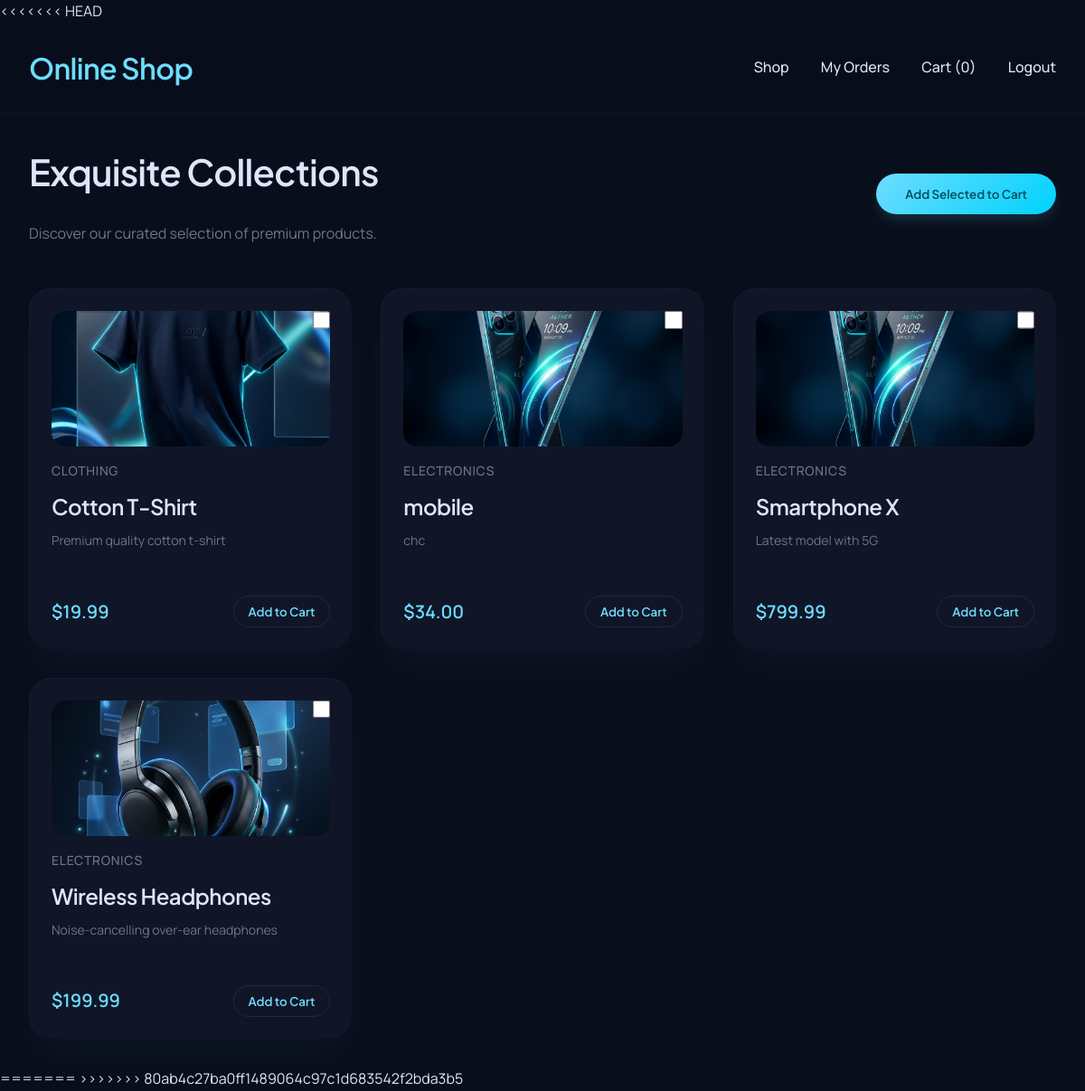
/user/index.php (signed in), run on the app's committed database.
### tables this page shows
CREATE TABLE `products` (
  `id` int(11) NOT NULL AUTO_INCREMENT,
  `name` varchar(100) NOT NULL,
  `description` text DEFAULT NULL,
  `price` decimal(10,2) NOT NULL,
  `stock_quantity` int(11) NOT NULL DEFAULT 0,
  `category_id` int(11) DEFAULT NULL,
  `created_at` timestamp NOT NULL DEFAULT current_timestamp(),
  `is_deleted` tinyint(1) DEFAULT 0,
  PRIMARY KEY (`id`),
  KEY `category_id` (`category_id`),
  KEY `name` (`name`),
  CONSTRAINT `products_ibfk_1` FOREIGN KEY (`category_id`) REFERENCES `categories` (`id`) ON DELETE SET NULL
);

CREATE TABLE `categories` (
  `id` int(11) NOT NULL AUTO_INCREMENT,
  `name` varchar(100) NOT NULL,
  `description` text DEFAULT NULL,
  PRIMARY KEY (`id`)
);

### user/index.php (the view, shortened to what this page needs)
<?php
require_once '../includes/functions.php';
$products = $pdo->query("
    SELECT p.*, c.name as category_name
    FROM products p
    JOIN categories c ON p.category_id = c.id
    WHERE p.stock_quantity > 0
    ORDER BY p.name ASC
")->fetchAll();
?>
<!DOCTYPE html>
<html lang="en">
<head>
    <link rel="stylesheet" href="../assets/css/style.css">
</head>
<body>
<nav>
    <h2 style="margin: 0; color: var(--primary);">Online Shop</h2>
    <div class="nav-links">
        <a href="index.php">Shop</a>
        <a href="orders.php">My Orders</a>
        <a href="cart.php">Cart (<?php echo isset($_SESSION['cart']) ? count($_SESSION['cart']) : 0; ?>)</a>
        <a href="../logout.php">Logout</a>
    </div>
</nav>
<div class="container">
    <form action="cart.php" method="POST">
        <div style="display: flex; justify-content: space-between; align-items: center; margin-bottom: 3rem;">
            <div>
                <h1>Exquisite Collections</h1>
                <p style="color: var(--text-dim);">Discover our curated selection of premium products.</p>
            </div>
            <button type="submit" class="btn btn-primary">Add Selected to Cart</button>
        </div>
        <div class="grid">
            <?php foreach ($products as $p): ?>
            <div class="card" style="padding: 1.5rem; transition: transform 0.3s ease; position: relative;">
                <input type="checkbox" name="product_ids[]" value="<?php echo $p['id']; ?>" style="position: absolute; top: 1.5rem; right: 1.5rem; width: 1.2rem; height: 1.2rem; cursor: pointer; accent-color: var(--primary);">
                <div style="height: 150px; border-radius: 1rem; margin-bottom: 1rem; overflow: hidden; display: flex; align-items: center; justify-content: center;">
                    <?php
                        $img_src = '../assets/img/smartphone.png';
                        $cat = strtolower($p['category_name']);
                        $name = strtolower($p['name']);
                        if (strpos($cat, 'clothing') !== false || strpos($name, 'shirt') !== false) {
                            $img_src = '../assets/img/clothing.png';
                        } elseif (strpos($cat, 'electronic') !== false && strpos($name, 'headphone') === false) {
                            $img_src = '../assets/img/smartphone.png';
                        } elseif (strpos($name, 'headphone') !== false) {
                            $img_src = '../assets/img/headphones.png';
                        }
                    ?>
                    <img src="<?php echo $img_src; ?>" alt="<?php echo htmlspecialchars($p['name']); ?>" style="width: 100%; height: 100%; object-fit: cover;">
                </div>
                <label><?php echo htmlspecialchars($p['category_name']); ?></label>
                <h3 style="margin: 0.5rem 0;"><?php echo htmlspecialchars($p['name']); ?></h3>
                <p style="color: var(--text-dim); font-size: 0.875rem; height: 3rem; overflow: hidden;"><?php echo htmlspecialchars($p['description']); ?></p>
                <div style="display: flex; justify-content: space-between; align-items: center; margin-top: 1.5rem;">
                    <span style="font-size: 1.25rem; font-weight: 600; color: var(--primary);">$<?php echo number_format($p['price'], 2); ?></span>
                    <button type="submit" name="single_product_id" value="<?php echo $p['id']; ?>" class="btn btn-outline" style="padding: 0.5rem 1rem;">Add to Cart</button>
                </div>
            </div>
            <?php endforeach; ?>
        </div>
    </form>
</div>
</body>
</html>

### assets/css/style.css (style rules this page uses)
:root { --background: #090e1c; --on-background: #e1e4fa; --surface: #090e1c; --on-surface: #e1e4fa; --surface-container-low: #0d1323; --surface-container: #13192b; --surface-container-high: #181f33; --surface-container-highest: #1e253b; --primary: #6dddff; --on-primary: #004c5e; --primary-container: #00d2fd; --on-primary-container: #004352; --secondary: #03c1fb; --on-secondary: #00374b; --secondary-container: #006687; --on-secondary-container: #f1f9ff; --error: #ffb4ab; --on-error: #490006; --outline: #707588; --outline-variant: rgba(67, 71, 89, 0.15); --bg-color: var(--background); --text-color: var(--on-background); --text-dim: var(--outline); }
* { margin: 0; padding: 0; box-sizing: border-box; }
body { background-color: var(--background); color: var(--on-background); font-family: 'Manrope', sans-serif; line-height: 1.6; overflow-x: hidden; }
h1, h2, h3, h4, h5, h6 { font-family: 'Plus Jakarta Sans', sans-serif; font-weight: 600; letter-spacing: -0.02em; color: var(--on-surface); }
h1 { font-size: 2.5rem; margin-bottom: 1.5rem; }
h2 { font-size: 2rem; margin-bottom: 1.25rem; }
h3 { font-size: 1.5rem; margin-bottom: 1rem; }
p, label { color: var(--outline); }
.container { max-width: 1200px; margin: 0 auto; padding: 2rem; }
.card { background: rgba(24, 31, 51, 0.5); backdrop-filter: blur(24px); -webkit-backdrop-filter: blur(24px); border-top: 1px solid var(--outline-variant); border-left: 1px solid var(--outline-variant); border-radius: 1.5rem; padding: 2.5rem; box-shadow: 0 24px 48px -12px rgba(109, 221, 255, 0.05); }
label { display: block; margin-bottom: 0.5rem; font-size: 0.875rem; text-transform: uppercase; letter-spacing: 0.05em; font-weight: 500; }
input, select, textarea { width: 100%; padding: 0.875rem 1rem; background: var(--surface-container-low); border: 1px solid var(--outline-variant); border-radius: 0.75rem; color: var(--on-surface); font-family: 'Manrope', sans-serif; transition: all 0.3s ease; }
.btn { display: inline-block; padding: 0.875rem 2rem; border-radius: 9999px; font-weight: 600; text-decoration: none; cursor: pointer; transition: all 0.3s ease; border: none; font-family: 'Plus Jakarta Sans', sans-serif; }
.btn-primary { background: linear-gradient(135deg, var(--primary), var(--primary-container)); color: var(--on-primary); box-shadow: 0 8px 16px -4px rgba(109, 221, 255, 0.2); }
.btn-outline { background: transparent; border: 1px solid rgba(112, 117, 136, 0.2); color: var(--primary); }
nav { display: flex; justify-content: space-between; align-items: center; padding: 1.5rem 2rem; background: rgba(9, 14, 28, 0.8); backdrop-filter: blur(20px); border-bottom: 1px solid var(--outline-variant); position: sticky; top: 0; z-index: 100; }
.nav-links a { color: var(--on-surface); text-decoration: none; margin-left: 2rem; font-weight: 500; transition: color 0.3s ease; }
.grid { display: grid; grid-template-columns: repeat(auto-fill, minmax(280px, 1fr)); gap: 2rem; }

### data on the page
products: shows a picture, category.name "CLOTHING", name "Cotton T-Shirt", description "Premium quality cotton t-shirt", price "19.99", $p['id'] 3 (drawn)
products: category.name "ELECTRONICS", name "mobile", description "chc", price "34.00", $p['id'] 5 (drawn)
products: category.name "ELECTRONICS", name "Smartphone X", description "Latest model with 5G", price "799.99", $p['id'] 1 (drawn)
products: shows a picture, category.name "ELECTRONICS", name "Wireless Headphones", description "Noise-cancelling over-ear headphones", price "199.99", $p['id'] 2 (drawn)
